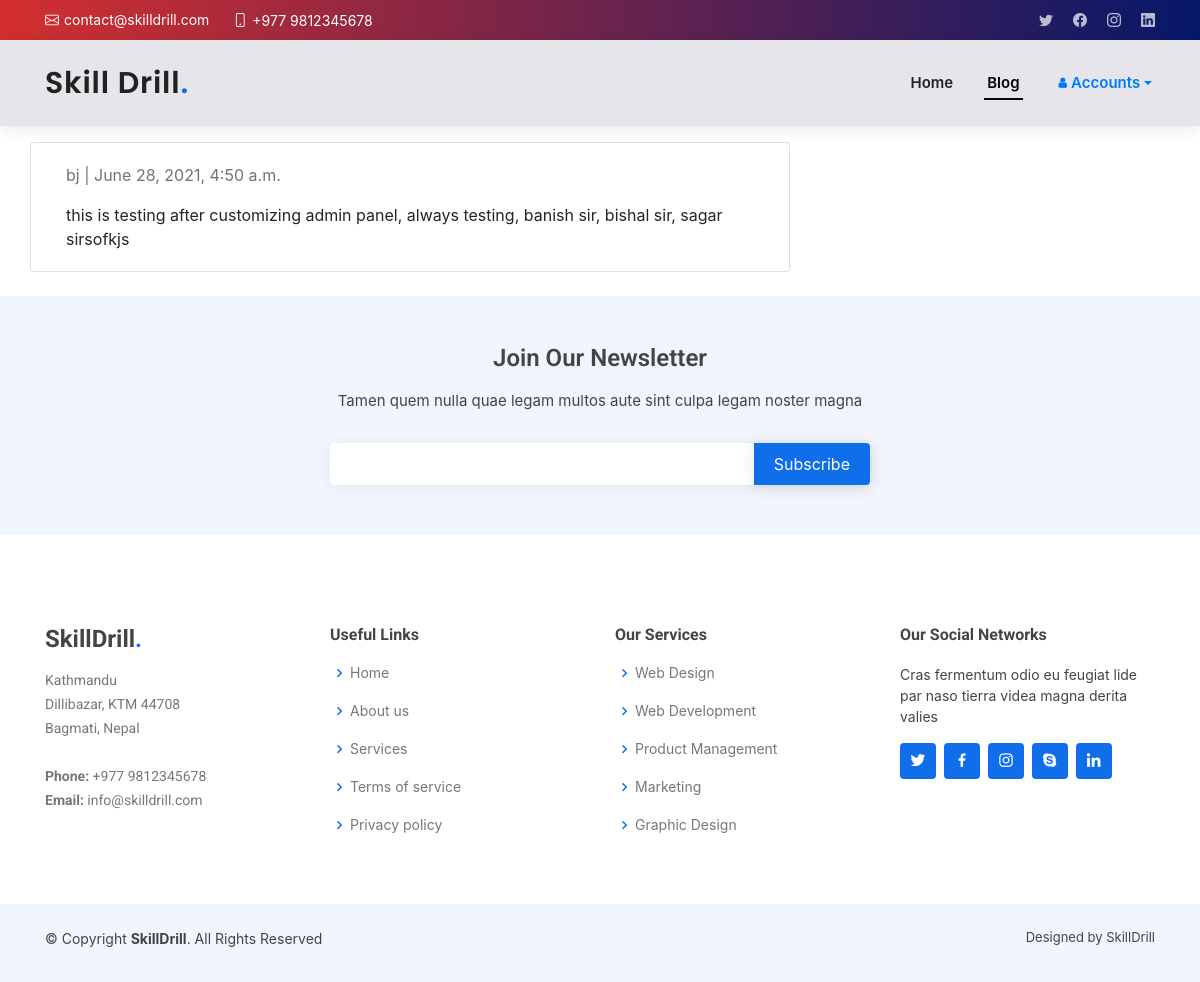
Before: /blog/1/ with the older database file.
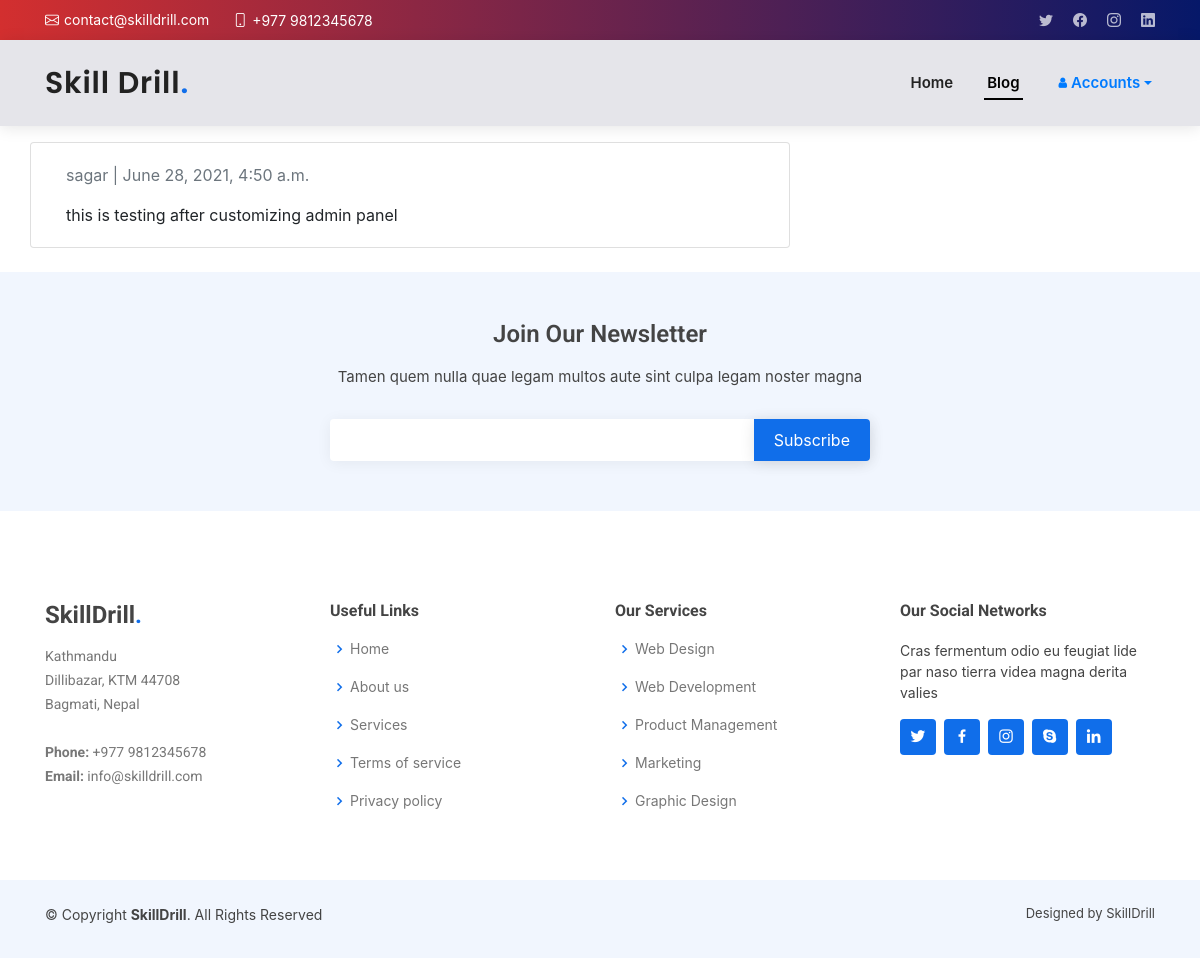
After: the same page with the newer database file.
### blog/models.py (models this page shows, shortened)
class Post(models.Model):
    title = models.CharField(max_length=255)
    author = models.ForeignKey(
        get_user_model(),
        on_delete=models.CASCADE,
        )
    body = models.TextField()
    date = models.DateTimeField(auto_now_add=True)

### blog/views.py (the view)
# urls.py: path("<int:pk>/", DetailPostView.as_view(), name="blog_view"),
class DetailPostView(DetailView):
    model = Post
    template_name = "blog/post_detail.html"

### blog/templates/blog/post_detail.html (shortened to what this page needs)
{% extends "layout.html" %}
{% load static %}
{% block body %}
{% include 'blog_nav.html' %}
<div class="container">
  <div class="row">
    <div class="col-md-8 card mb-4  mt-3 left  top">
      <div class="card-body">
        <p class=" text-muted">{{ post.author }} | {{ post.date }}</p>
        <p class="card-text ">{{ post.body | safe }}</p>
      </div>
    </div>
  </div>
</div>
{% endblock %}

Changed rows visible on the page:
changed Post: author "bj" → "sagar"; body "this is testing after customizing admin panel, always testing, banish sir, bishal sir, sagar sirsofkjs" → "this is testing after customizing admin panel"
